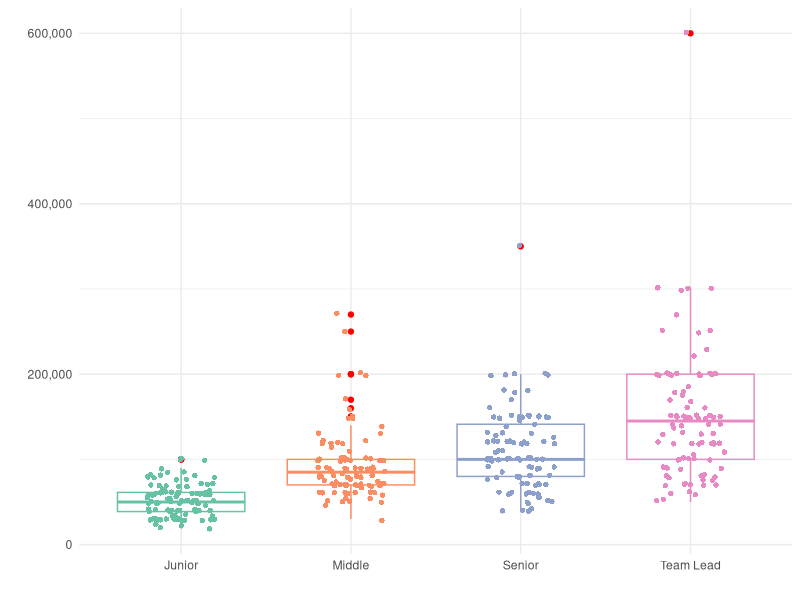
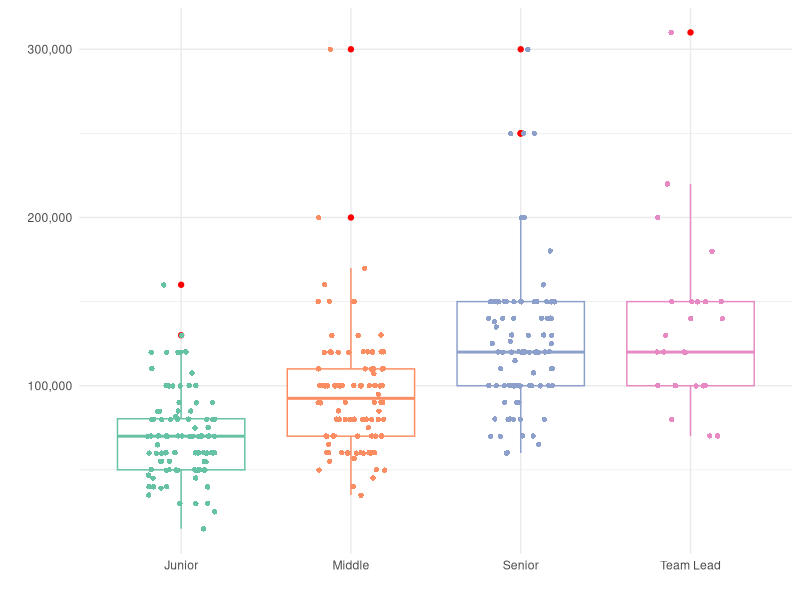

Generate these figures, in order, with R:
## ---- chunk 1
#| warning: false
#| echo: false
library(tidyverse)
library(scales)
library(kableExtra)
a <- read_csv("Recruiter_Resume_02.2024.csv")
## ---- chunk 2
#| warning: false
#| echo: false
p1 <- colSums(!is.na(a[1]))
p2 <- colSums(!is.na(a[2]))
p3 <- colSums(!is.na(a[3]))
p4 <- colSums(!is.na(a[4]))
p5 <- sum(a$Офис, na.rm = T)
p6 <- sum(a$Удалённо, na.rm = T)
p7 <- sum(a$Гибрид, na.rm = T)

p <- tibble("Junior" = p1, "Middle" = p2, "Senior" = p3, "Team Lead" = p4, "Офис" = p5, "Удалённо" = p6, "Гибрид" = p7)

kbl(p) |> 
  kable_material()
## ---- chunk 3
#| warning: false
#| echo: false
kbl(a) |> 
  kable_material(c("striped", "hover")) |>
  kableExtra::scroll_box(height = "400px")
## ---- chunk 4
#| warning: false
#| echo: false
#| out-width: 90%
#| fig-align: center

a1 <- a |> 
  select("Junior", "Middle", "Senior", "Team Lead")

a1 <- gather(a1)

ggplot(a1, mapping = aes(key, value, color = key)) +
  geom_boxplot(outlier.colour = "red", notch=FALSE) +
  geom_jitter(shape=16, position=position_jitter(0.2)) +
  facet_grid() +
  scale_color_brewer(palette="Set2") +
  theme_minimal() +
  labs(x = " ") +
  labs(y = " ") +
  scale_y_continuous(labels = comma) +
  guides(color = FALSE)
## ---- chunk 5
#| warning: false
#| echo: false
a <- drop_na(a, Junior, Middle, Senior, `Team Lead`)
knitr::kable(head(summary(a[1:4])))
## ---- chunk 6
#| warning: false
#| echo: false
junior <- read_csv("Recruiter_Vacancy_Junior_02.2024.csv")
middle <- read_csv("Recruiter_Vacancy_Middle_02.2024.csv")
senior <- read_csv("Recruiter_Vacancy_Senior_02.2024.csv")
teamlead <- read_csv("Recruiter_Vacancy_TeamLead_02.2024.csv")
## ---- chunk 7
#| warning: false
#| echo: false
kbl(junior) |> 
  kable_minimal("hover") |>
  kableExtra::scroll_box(height = "400px")
## ---- chunk 8
#| warning: false
#| echo: false
kbl(middle) |> 
  kable_minimal() |>
  kableExtra::scroll_box(height = "400px")
## ---- chunk 9
#| warning: false
#| echo: false
kbl(senior) |> 
  kable_minimal() |>
  kableExtra::scroll_box(height = "400px")
## ---- chunk 10
#| warning: false
#| echo: false
kbl(teamlead) |> 
  kable_minimal() |>
  kableExtra::scroll_box(height = "400px")
## ---- chunk 11
#| warning: false
#| echo: false
#| out-width: 90%
#| fig-align: center

j1 <- gather(junior[ ,1])
m1 <- gather(middle[ ,1])
s1 <- gather(senior[ ,1])
t1 <- gather(teamlead[ ,1])

j1$key <- paste0("Junior")
m1$key <- paste0("Middle")
s1$key <- paste0("Senior")
t1$key <- paste0("Team Lead")

q <- rbind2(j1, m1, by="key", all.x=T, sort=F)
q1 <- rbind2(s1, t1, by="key", all.x=T, sort=F)
q2 <- rbind2(q, q1)

ggplot(q2, mapping = aes(key, value, color = key)) +
  geom_boxplot(outlier.colour = "red", notch=FALSE) +
  geom_jitter(shape=16, position=position_jitter(0.2)) +
  facet_grid() +
  scale_color_brewer(palette="Set2") +
  theme_minimal() +
  labs(x = " ") +
  labs(y = " ") +
  scale_y_continuous(labels = comma) + 
  guides(color = FALSE)
## ---- chunk 12
#| warning: false
#| echo: false

j <- summary(j1[2])
m <- summary(m1[2])
s <- summary(s1[2])
t <- summary(t1[2])

vac <- tibble("Junior" = j, "Middle" = m, "Senior" = s, "Team Lead" = t)

kbl(vac) |> 
  kable_material() |>
  kableExtra::scroll_box(height = "400px")
